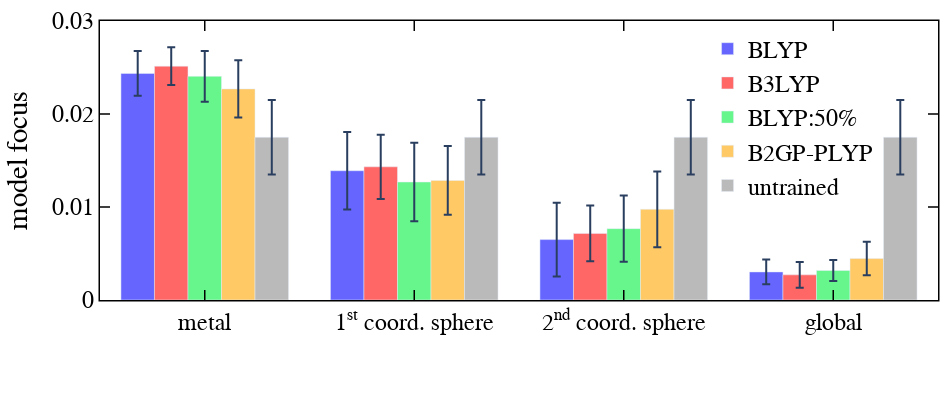

Notebook code cell kept with this figure:
### Markdown cell above
##### model focus in blyp family

### Code cell
res_all = json.load(open(basepath + "/focus_blyp_family.json"))
keys = ["metal", "1<sup>st</sup> coord. sphere", "2<sup>nd</sup> coord. sphere", "global"]
colors = ["rgba(0, 0, 255, 0.6)", "rgba(255, 0, 0, 0.6)",  "rgba(0, 240, 64, 0.6)", "rgba(255, 165, 0, 0.6)", "rgba(140, 140, 140, 0.6)"]
dfa_mapping = {
    "blyp": "BLYP",
    "b3lyp": "B3LYP",
    "blyp/50%": "BLYP:50%",
    "b2gpplyp": "B2GP-PLYP",
    "untrained": "untrained",
}
data = []
for ii, f in enumerate(res_all):
    trace0 = go.Bar(
        name=dfa_mapping[f],
        x=keys, 
        y=res_all[f]["mean"],
        # opacity=1,
        # color=colors[ii],
        marker=dict(color=colors[ii]),
        error_y=dict(type='data', array=res_all[f]["std"])
    )
    data += [trace0,]
layout = go.Layout()
layout.update(glob_layout)
layout["yaxis"].update({'title': "model focus", "range": [0, 0.03], "tickvals": [0, 0.01, 0.02, 0.03]})
layout.legend.update(x=.725, y=0.98, bgcolor="rgba(0,0,0,0)")
layout.update(width=950, height=400, boxmode='group')
fig = go.Figure(data=data, layout=layout)
iplot(fig)
fig.write_image("../../../../Dropbox (MIT)/CD-DFARecFull/Figures/F3//blyp_family.pdf")

### Figure 1 — Plotly figure (JSON) as saved in the notebook; plotly's stock layout.template omitted (floating-point values rounded to 4 significant figures)
{"data": [{"error_y": {"array": [0.002409, 0.00416, 0.00396, 0.001338], "type": "data"}, "marker": {"color": "rgba(0, 0, 255, 0.6)"}, "name": "BLYP", "type": "bar", "x": ["metal", "1<sup>st</sup> coord. sphere", "2<sup>nd</sup> coord. sphere", "global"], "y": [0.02436, 0.0139, 0.006496, 0.00302]}, {"error_y": {"array": [0.002025, 0.003463, 0.002996, 0.001394], "type": "data"}, "marker": {"color": "rgba(255, 0, 0, 0.6)"}, "name": "B3LYP", "type": "bar", "x": ["metal", "1<sup>st</sup> coord. sphere", "2<sup>nd</sup> coord. sphere", "global"], "y": [0.02514, 0.01432, 0.007163, 0.002703]}, {"error_y": {"array": [0.00273, 0.004215, 0.003558, 0.001136], "type": "data"}, "marker": {"color": "rgba(0, 240, 64, 0.6)"}, "name": "BLYP:50%", "type": "bar", "x": ["metal", "1<sup>st</sup> coord. sphere", "2<sup>nd</sup> coord. sphere", "global"], "y": [0.02405, 0.01269, 0.007672, 0.003171]}, {"error_y": {"array": [0.003071, 0.00369, 0.004075, 0.001806], "type": "data"}, "marker": {"color": "rgba(255, 165, 0, 0.6)"}, "name": "B2GP-PLYP", "type": "bar", "x": ["metal", "1<sup>st</sup> coord. sphere", "2<sup>nd</sup> coord. sphere", "global"], "y": [0.0227, 0.01286, 0.009754, 0.004456]}, {"error_y": {"array": [0.004, 0.004, 0.004, 0.004], "type": "data"}, "marker": {"color": "rgba(140, 140, 140, 0.6)"}, "name": "untrained", "type": "bar", "x": ["metal", "1<sup>st</sup> coord. sphere", "2<sup>nd</sup> coord. sphere", "global"], "y": [0.0175, 0.0175, 0.0175, 0.0175]}], "layout": {"boxmode": "group", "font": {"color": "black", "family": "Helvetica", "size": 24}, "height": 400, "legend": {"bgcolor": "rgba(0,0,0,0)", "orientation": "v", "x": 0.725, "y": 0.98}, "margin": {"b": 100, "l": 100, "r": 10, "t": 10}, "paper_bgcolor": "rgba(255,255,255,100)", "plot_bgcolor": "white", "width": 950, "xaxis": {"color": "black", "linecolor": "black", "linewidth": 1.5, "mirror": "allticks", "showgrid": false, "showline": true, "ticklen": 10, "ticks": "inside", "tickwidth": 1.5, "zeroline": false}, "yaxis": {"color": "black", "linecolor": "black", "linewidth": 1.5, "mirror": "allticks", "range": [0, 0.03], "showgrid": false, "showline": true, "ticklen": 10, "ticks": "inside", "tickvals": [0, 0.01, 0.02, 0.03], "tickwidth": 1.5, "title": {"text": "model focus"}, "zeroline": false}}}
